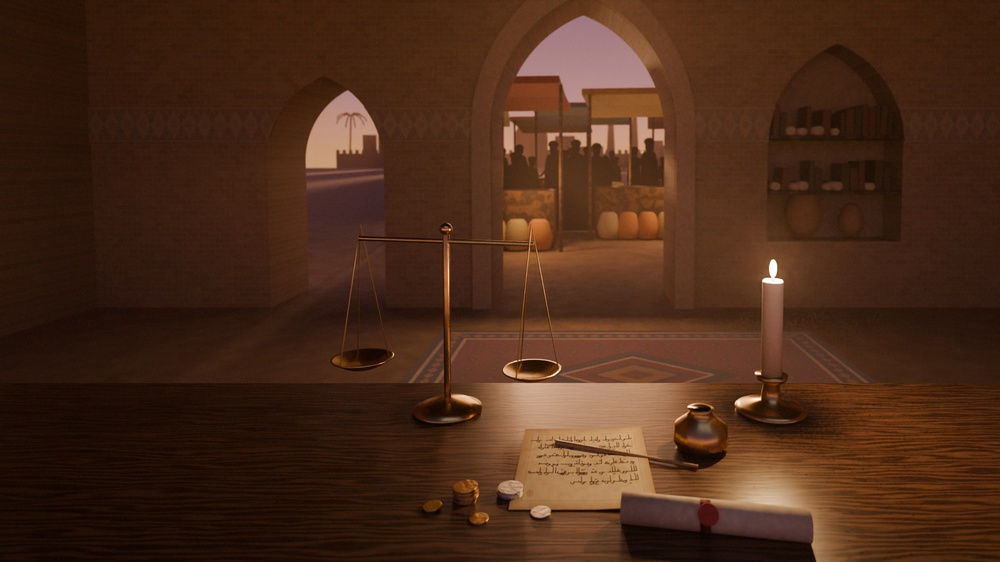
#> input picture art/plates/abbasid.jpg, 1000 x 562 px, shrunk from 2400 x 1350 before the run
$ python -i post.py   (imports and definitions only)
#> lines starting #> are read from the running program, lines starting #| are printed output that depends on the picture
"""Finish renders like a film still (bloom, gentle S-curve, vignette, grain) and hand them to the site.
python post.py [id ...]   (default: every finished render in final/)
"""
import json, os, sys, glob
import numpy as np
from PIL import Image, ImageFilter

FINAL = "/home/claude/render/final"
SITE = "/home/claude/siena-web"
PLATES = os.path.join(SITE, "art/plates")
THREADS = os.path.join(SITE, "content/plate-threads.json")
# [1 line not run here, left out]


EXPOSURE = {"centuries-ledger": 1.3, "centuries-accountbook": 1.2}


def grade(path, bloom=0.22, vignette=0.28, grain=0.010, contrast=0.12, seed=0, exposure=1.0):
#> called with path = '../../art/plates/abbasid.jpg', bloom = 0.22, vignette = 0.28, grain = 0.01, contrast = 0.12, seed = 0, exposure = 1
    im = Image.open(path)
#> im is the input picture: PIL image 1000x562 RGB; mean R, G, B 74.5, 43.1, 25.4
    a = np.asarray(im).astype(np.float32)
    a = a / (65535.0 if a.max() > 255 else 255.0)
    a = a[..., :3] * exposure
    h, w = a.shape[:2]
#> h = 562; w = 1000
    # bloom from highlights
    lum = a @ np.array([0.2126, 0.7152, 0.0722], np.float32)
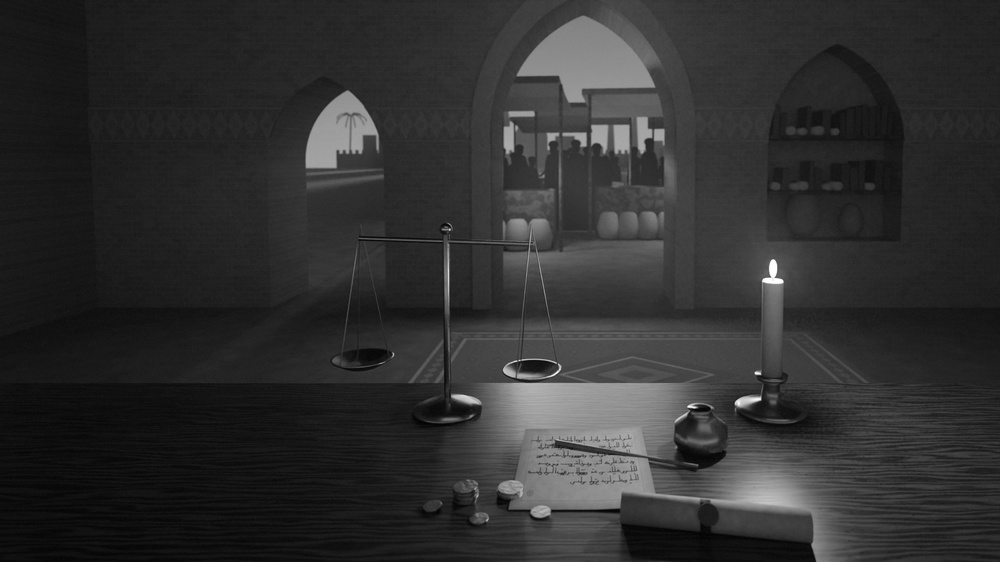
#> lum: shape (562, 1000) float32; min 0.01, max 1, mean 0.19
    hi = np.clip((lum - 0.72) / 0.28, 0, 1)[..., None] * a
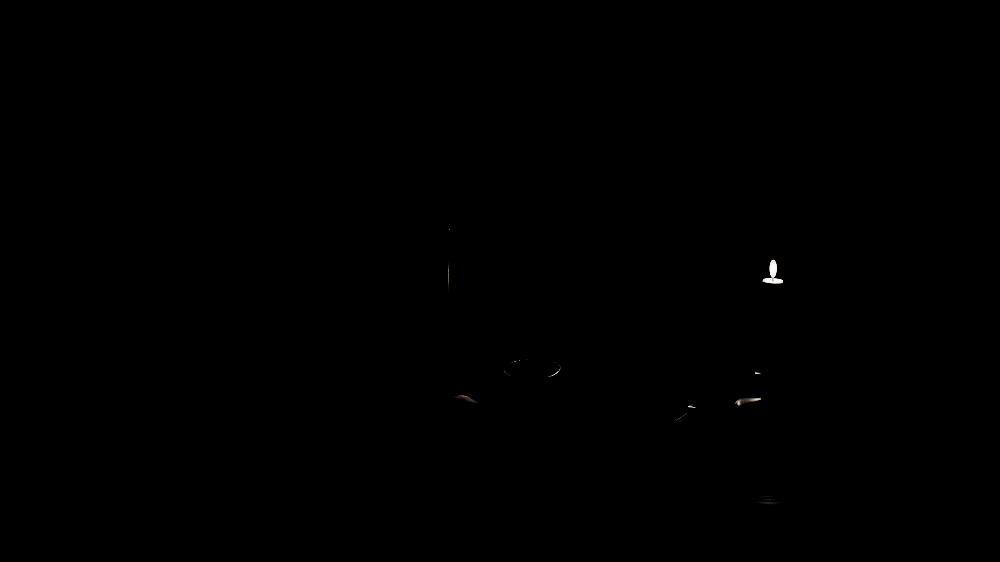
#> hi: shape (562, 1000, 3) float32; mean R, G, B 0.00054, 0.00051, 0.000478
    hi_img = Image.fromarray((hi * 255).astype(np.uint8))
    b1 = np.asarray(hi_img.filter(ImageFilter.GaussianBlur(w * 0.006)), np.float32) / 255
    b2 = np.asarray(hi_img.filter(ImageFilter.GaussianBlur(w * 0.025)), np.float32) / 255
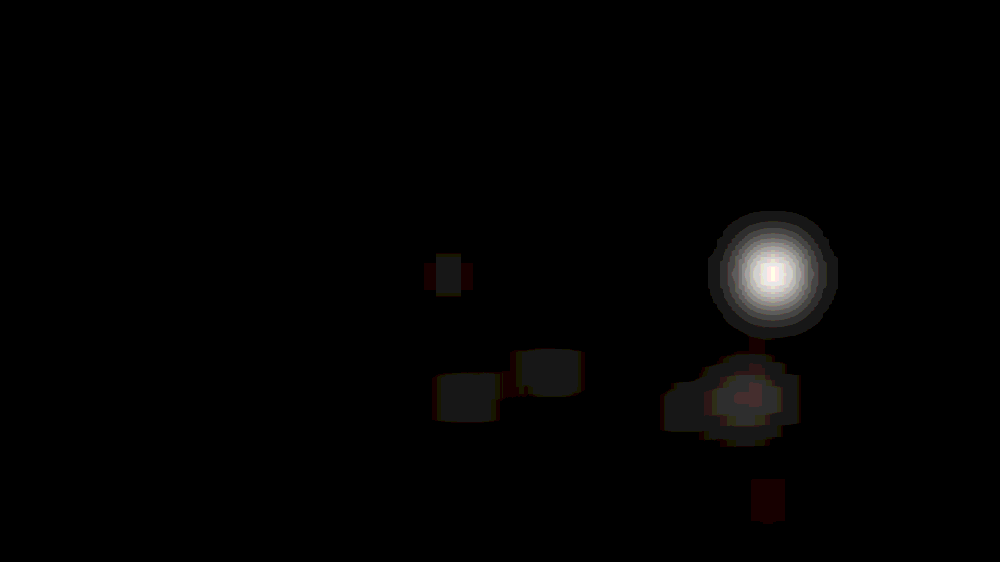
#> b2: shape (562, 1000, 3) float32; mean R, G, B 0.000513, 0.000466, 0.000441; drawn with min black and max white
    a = a + bloom * (0.6 * b1 + 0.8 * b2)
    # gentle S-curve around mid grey
    a = np.clip(a, 0, 1)
    a = a + contrast * (a - a ** 2) * (a - 0.5) * 4
    # vignette
    yy, xx = np.mgrid[0:h, 0:w].astype(np.float32)
    r = np.sqrt(((xx - w * 0.56) / (w * 0.62)) ** 2 + ((yy - h * 0.55) / (h * 0.72)) ** 2)
    a *= (1 - vignette * np.clip(r - 0.35, 0, 1) ** 1.6)[..., None]
    # grain (luminance, finer in highlights)
    rng = np.random.default_rng(seed)
    g = rng.normal(0, grain, (h, w)).astype(np.float32)
    g = np.asarray(Image.fromarray(((g + 0.5) * 255).clip(0, 255).astype(np.uint8)).filter(ImageFilter.GaussianBlur(0.6)), np.float32) / 255 - 0.5
    a += g[..., None] * (1.2 - np.clip(lum, 0, 1)[..., None])
    return Image.fromarray((np.clip(a, 0, 1) * 255 + 0.5).astype(np.uint8))


def cine(img, sat=1.12, contrast=0.18, shadow_tint=(0.0, 0.0, 0.0), high_tint=(0.0, 0.0, 0.0), black=0.012):
    """Cinematic finish on top of grade(): saturation, filmic contrast, split toning, a soft black floor."""
    a = np.asarray(img, np.float32) / 255
    lum = (a @ np.array([0.2126, 0.7152, 0.0722], np.float32))[..., None]
    a = lum + (a - lum) * sat
    a = np.clip(a, 0, 1)
    a = a + contrast * (a - a ** 2) * (a - 0.45) * 4
    w_sh = np.clip(1 - lum * 2.2, 0, 1)
    w_hi = np.clip((lum - 0.45) * 2, 0, 1)
    a = a + w_sh * np.array(shadow_tint, np.float32) + w_hi * np.array(high_tint, np.float32)
    a = black + (1 - black) * np.clip(a, 0, 1)
    return Image.fromarray((np.clip(a, 0, 1) * 255 + 0.5).astype(np.uint8))


LOOKS = {
    "abbasid": dict(sat=1.14, contrast=0.2, shadow_tint=(0.006, 0.0, -0.004), high_tint=(0.02, 0.008, -0.014)),
}


def main(ids):
    threads = json.load(open(THREADS)) if os.path.exists(THREADS) else {}
    for pid in ids:
        src = os.path.join(FINAL, pid + ".png")
        if not os.path.exists(src):
            print("skip", pid)
            continue
        out = grade(src, seed=sum(map(ord, pid)), exposure=EXPOSURE.get(pid, 1.0))
        out.save(os.path.join(PLATES, pid + ".jpg"), quality=93, subsampling=0)
        jp = src.replace(".png", ".json")
        if os.path.exists(jp):
            d = json.load(open(jp))
            if d:
                key, path = list(d.items())[0]
                if key == "ink":  # a written line undulates like script
                    import re
                    nums = [float(v) for v in re.findall(r"-?[\d.]+", path)]
                    (x0, y0), (x1, y1) = (nums[0], nums[1]), (nums[-2], nums[-1])
                    pts = []
                    for i in range(15):
                        t = i / 14
                        x = x0 + (x1 - x0) * t
                        y = y0 + (y1 - y0) * t + 5 * np.sin(t * np.pi * 6) * (0.4 + 0.6 * np.sin(t * np.pi))
                        pts.append(f"{x:.0f} {y:.1f}")
                    path = "M" + " L".join(pts)
                threads[pid] = path
        print("graded", pid, out.size)
    json.dump(threads, open(THREADS, "w"), indent=1)


# [3 lines not run here, left out]

>>> result = grade('../../art/plates/abbasid.jpg')

$ run again, on art/plates/centuries-accountbook.jpg
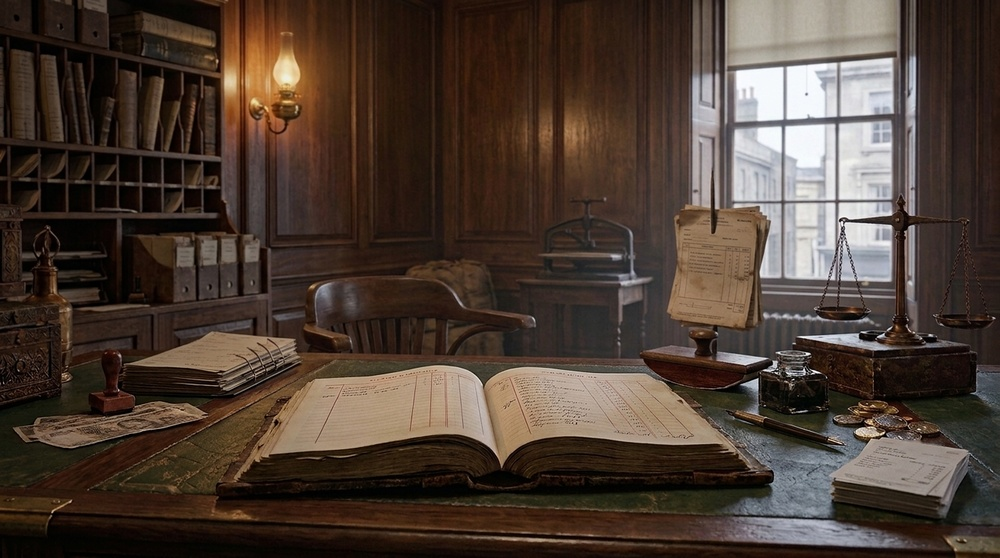
#> input picture art/plates/centuries-accountbook.jpg, 1000 x 558 px, shrunk from 3840 x 2143 before the run
#> in grade, im is the input picture: PIL image 1000x558 RGB; mean R, G, B 75.7, 61, 51.4
#> in grade, `b2 = np.asarray(hi_img.filter(ImageFilter.GaussianBlur(w * 0.025)), np..`:
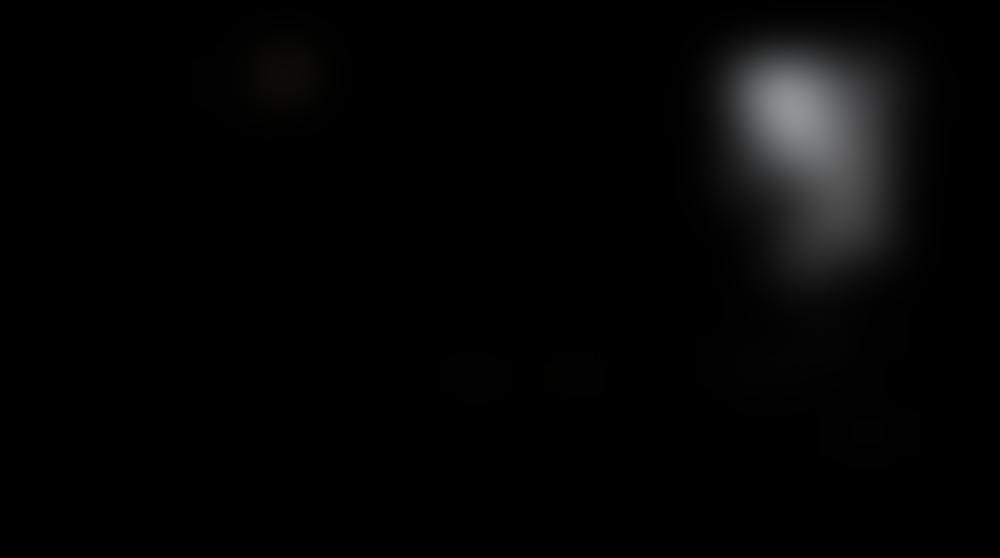
#> b2: shape (558, 1000, 3) float32; mean R, G, B 0.0193, 0.0193, 0.0195
#> in grade, `a = a + contrast * (a - a ** 2) * (a - 0.5) * 4`:
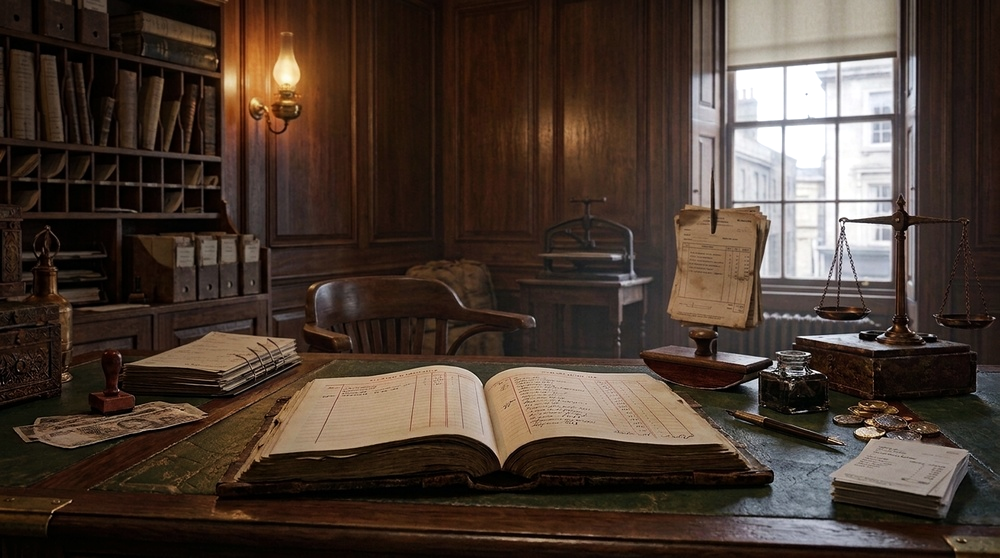
#> a: shape (558, 1000, 3) float32; mean R, G, B 0.289, 0.232, 0.195

$ run again, on art/plates/centuries-printed.jpg
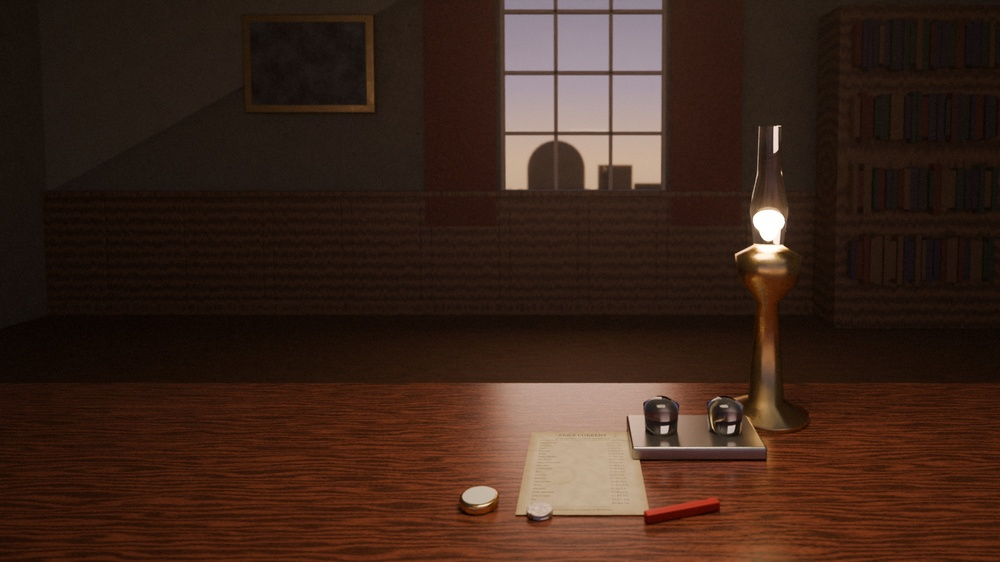
#> input picture art/plates/centuries-printed.jpg, 1000 x 562 px, shrunk from 1600 x 900 before the run
#> in grade, im is the input picture: PIL image 1000x562 RGB; mean R, G, B 60.2, 37.5, 26.6
#> in grade, `b2 = np.asarray(hi_img.filter(ImageFilter.GaussianBlur(w * 0.025)), np..`:
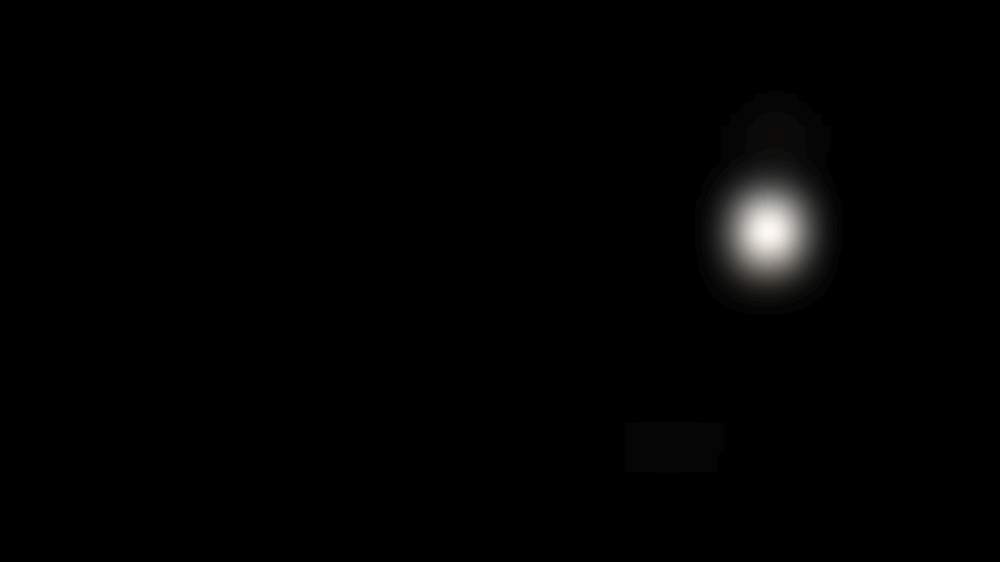
#> b2: shape (562, 1000, 3) float32; mean R, G, B 0.00189, 0.00185, 0.00179; drawn with min black and max white
#> in grade, `a = a + bloom * (0.6 * b1 + 0.8 * b2)`:
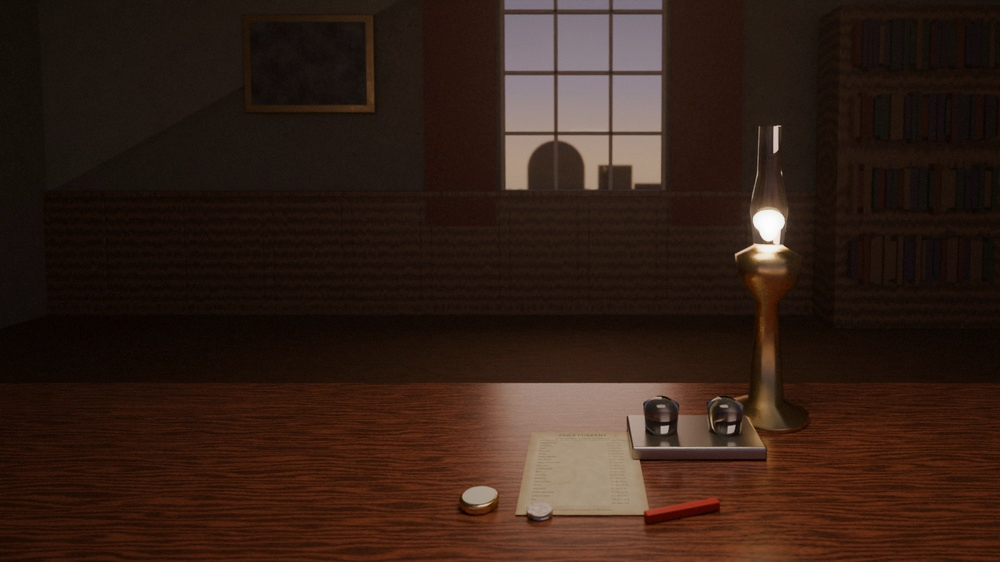
#> a: shape (562, 1000, 3) float32; mean R, G, B 0.237, 0.147, 0.105; drawn with min black and max white
